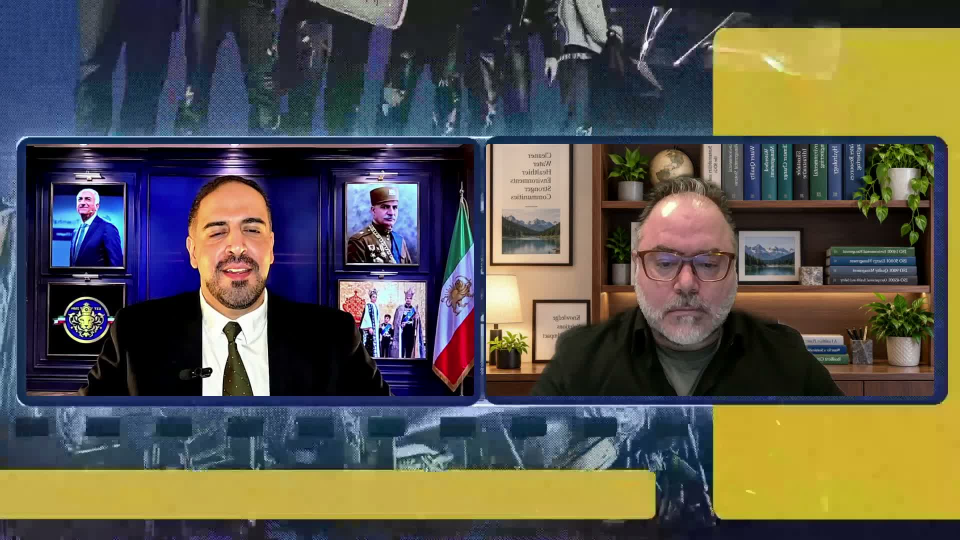
#> input picture data/tmp_q01_frames/frame_1.jpg, 1920 x 1080 px (shown at 1/2 size)
$ python -i cover_color.py   (imports and definitions only)
#> lines starting #> are read from the running program, lines starting #| are printed output that depends on the picture; after the words box and inside, x2 and y2 are one past the last pixel; in counts of white or black regions, pixels touching at a corner belong together
#> in write_background_recolor_mask, template is the input picture: shape (1080, 1920, 3); mean B, G, R 76.8, 85.6, 88.5
"""Procedural cover background color. Logos, gold, and branding stay protected.

Randomization happens only when a production cover is first created.
Later regenerations reuse the locked color in that Reel's cover JSON.
"""
from __future__ import annotations

import colorsys
import math
import random
from datetime import datetime, timezone
from pathlib import Path

import cv2
import numpy as np

from .utils import read_json, write_json

DEFAULT_SATURATION = (0.35, 0.70)
DEFAULT_LIGHTNESS = (0.18, 0.38)
HUE_MIN_DISTANCE_DEG = 28.0
RGB_MIN_DISTANCE = 48.0
HISTORY_LOOKBACK = 5
MAX_ATTEMPTS = 80

# OpenCV HLS: H in [0, 180], L/S in [0, 255]
_GOLD_HSV_LO = (8, 40, 70)
_GOLD_HSV_HI = (42, 255, 255)


class CoverColorError(ValueError):
    """Procedural background color could not be generated or applied."""


def color_history_path(root: Path) -> Path:
    return Path(root) / "data" / "cover_color_history.json"


def default_mask_path(root: Path) -> Path:
    return Path(root) / "assets" / "covers" / "default" / "background_recolor_mask.png"


def _now_iso() -> str:
    return datetime.now(timezone.utc).replace(microsecond=0).isoformat()


def hsl_to_rgb(h: float, s: float, l: float) -> tuple[int, int, int]:
    r, g, b = colorsys.hls_to_rgb(h / 360.0, l, s)
    return int(round(r * 255)), int(round(g * 255)), int(round(b * 255))


def rgb_to_hex(rgb: tuple[int, int, int]) -> str:
    return "#{:02X}{:02X}{:02X}".format(*rgb)


def hue_distance_deg(h1: float, h2: float) -> float:
    d = abs(float(h1) - float(h2)) % 360.0
    return min(d, 360.0 - d)


def rgb_distance(a: tuple[int, int, int], b: tuple[int, int, int]) -> float:
    return math.sqrt(sum((float(x) - float(y)) ** 2 for x, y in zip(a, b)))


# [54 lines left out: functions colors_too_similar, color_payload, generate_procedural_color, load_color_history, not called in this run]


def recent_cover_colors(history: dict, n: int = HISTORY_LOOKBACK) -> list[dict]:
    covers = [c for c in (history.get("covers") or []) if isinstance(c, dict) and c.get("hsl") and c.get("rgb")]
    return covers[-n:]


# [52 lines left out: functions append_color_history, locked_color_from_cover_json, resolve_cover_background, not called in this run]


def _logo_boxes_template_space(template_w: int, template_h: int) -> list[tuple[int, int, int, int]]:
    sx = template_w / 1080.0
    sy = template_h / 1920.0
    boxes = [(24, 24, 240, 200), (800, 24, 256, 190)]
    out = []
    for x, y, w, h in boxes:
        out.append((
            max(0, int(round(x * sx))),
            max(0, int(round(y * sy))),
            max(1, int(round(w * sx))),
            max(1, int(round(h * sy))),
        ))
    return out


def build_background_recolor_mask(template_bgr: np.ndarray) -> np.ndarray:
    """White = recolor background/artwork. Black = protect logos, gold, branding."""
    h, w = template_bgr.shape[:2]
    recolor = np.full((h, w), 255, dtype=np.uint8)
    hsv = cv2.cvtColor(template_bgr, cv2.COLOR_BGR2HSV)
#> hsv: shape (1080, 1920, 3); mean H, S, V 73.2, 130.8, 111
    gold = cv2.inRange(hsv, _GOLD_HSV_LO, _GOLD_HSV_HI)
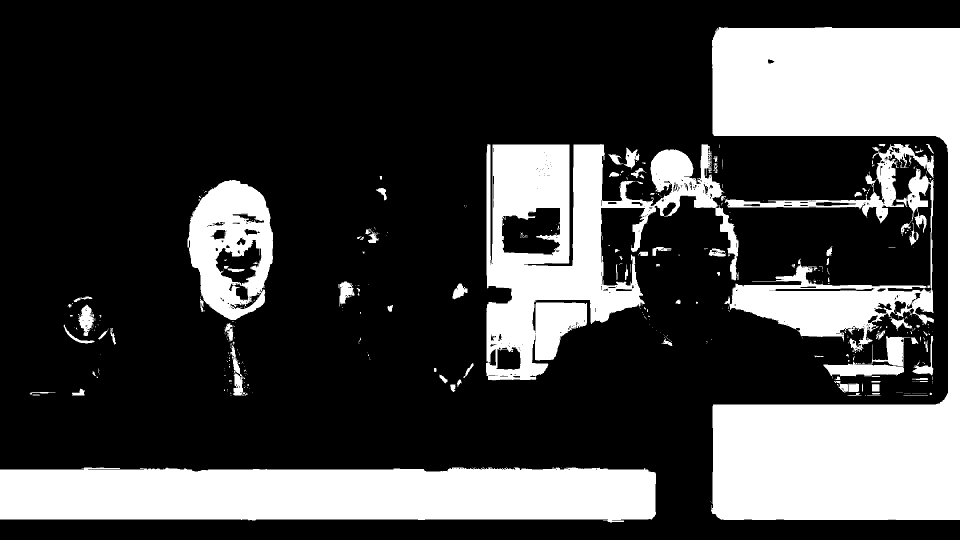
#> gold: shape (1080, 1920) (shown at 1/2 size); 27% white; 479 white regions (384 under 20 px), largest, box (x1, y1, x2, y2) and area: (1422, 54, 1920, 1040) 234248, (0, 935, 1312, 1045) 131982, (972, 288, 1476, 761) 101826
    # Thin bright gold strokes / sparkles
    bright_gold = cv2.inRange(hsv, (8, 20, 160), (50, 255, 255))
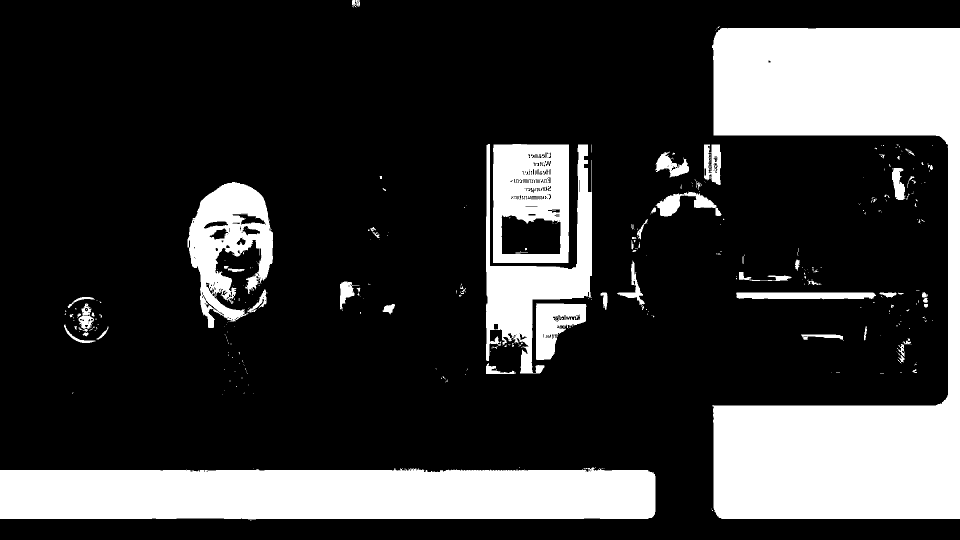
#> bright_gold: shape (1080, 1920) (shown at 1/2 size); 22.6% white; 378 white regions (309 under 20 px), largest, box (x1, y1, x2, y2) and area: (1424, 56, 1920, 1038) 230969, (0, 935, 1311, 1039) 128047, (972, 288, 1184, 747) 30388
    protect = cv2.bitwise_or(gold, bright_gold)
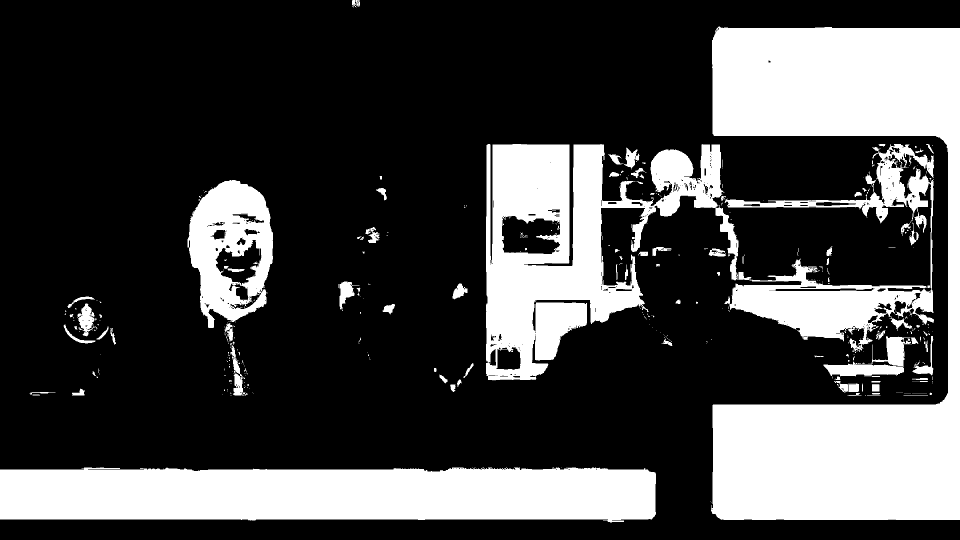
#> protect: shape (1080, 1920) (shown at 1/2 size); 27.5% white; 477 white regions (383 under 20 px), largest, box (x1, y1, x2, y2) and area: (1422, 52, 1920, 1040) 234324, (0, 935, 1312, 1045) 132084, (972, 288, 1476, 761) 107377
    kernel = cv2.getStructuringElement(cv2.MORPH_ELLIPSE, (3, 3))
    protect = cv2.dilate(protect, kernel, iterations=1)
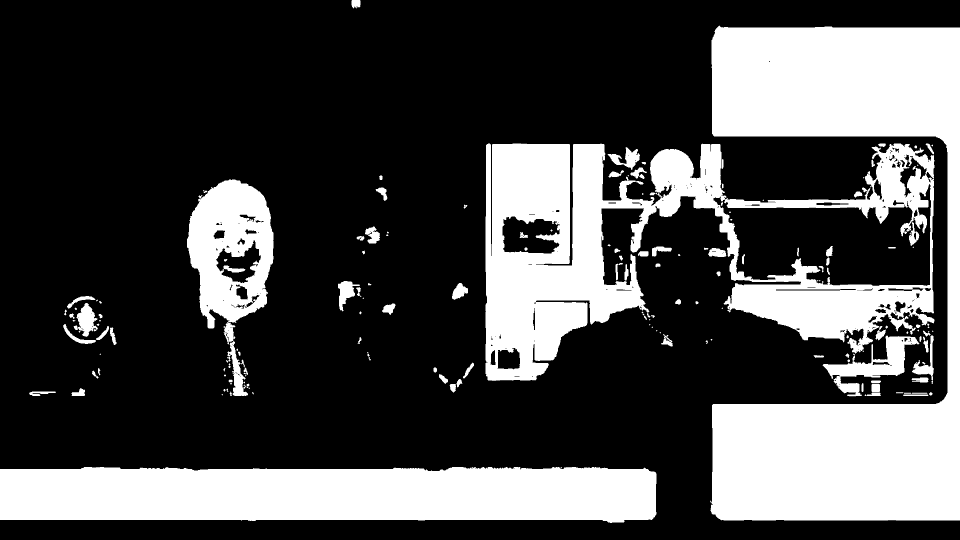
#> protect: shape (1080, 1920) (shown at 1/2 size); 29% white; 169 white regions (63 under 20 px), largest, box (x1, y1, x2, y2) and area: (1420, 51, 1920, 1041) 237234, (971, 287, 1869, 762) 168348, (0, 934, 1313, 1046) 135051
    recolor[protect > 0] = 0
    for x, y, bw, bh in _logo_boxes_template_space(w, h):
        recolor[y:y + bh, x:x + bw] = 0
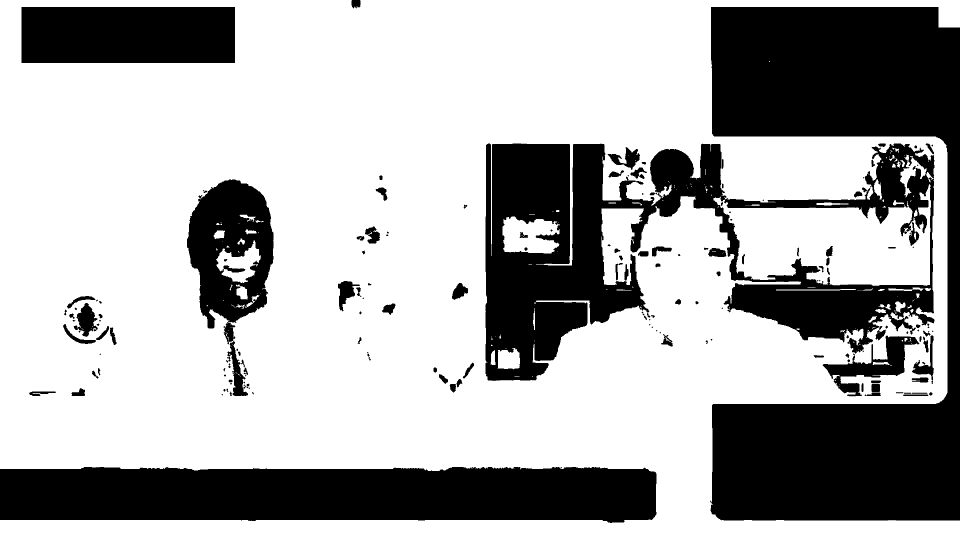
#> recolor: shape (1080, 1920) (shown at 1/2 size); 67.8% white; 170 black regions (63 under 20 px), largest, box (x1, y1, x2, y2) and area: (1420, 14, 1920, 1041) 256018, (971, 287, 1869, 762) 168348, (0, 934, 1313, 1046) 135051
    return recolor


def write_background_recolor_mask(template_path: Path, output_path: Path) -> Path:
    template = cv2.imread(str(template_path), cv2.IMREAD_COLOR)
    if template is None:
        raise CoverColorError(f"Could not read cover template: {template_path}")
    mask = build_background_recolor_mask(template)
    output_path = Path(output_path)
    output_path.parent.mkdir(parents=True, exist_ok=True)
    ok = cv2.imwrite(str(output_path), mask)
    if not ok:
        raise CoverColorError(f"Failed to write {output_path}")
    return output_path


# [29 lines left out: functions load_recolor_mask, apply_background_recolor, not called in this run]

>>> result = write_background_recolor_mask('../data/tmp_q01_frames/frame_1.jpg', 'out.png')

$ run again, on data/tmp_q01_frames/frame_2.jpg
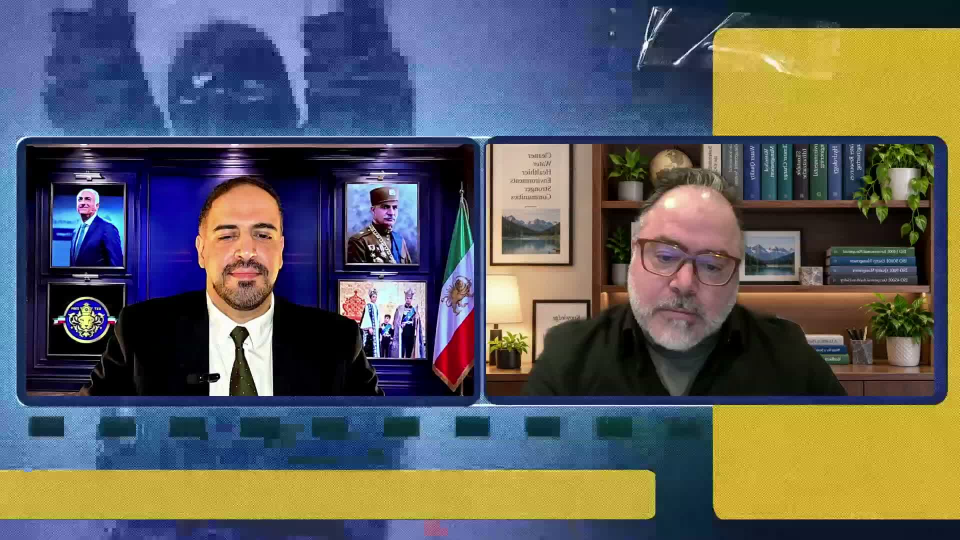
#> input picture data/tmp_q01_frames/frame_2.jpg, 1920 x 1080 px (shown at 1/2 size)
#> in write_background_recolor_mask, template is the input picture: shape (1080, 1920, 3); mean B, G, R 93.7, 93.2, 93.2
#> hsv: shape (1080, 1920, 3); mean H, S, V 75.4, 146.1, 128.6
#> in build_background_recolor_mask, `gold = cv2.inRange(hsv, _GOLD_HSV_LO, _GOLD_HSV_HI)`:
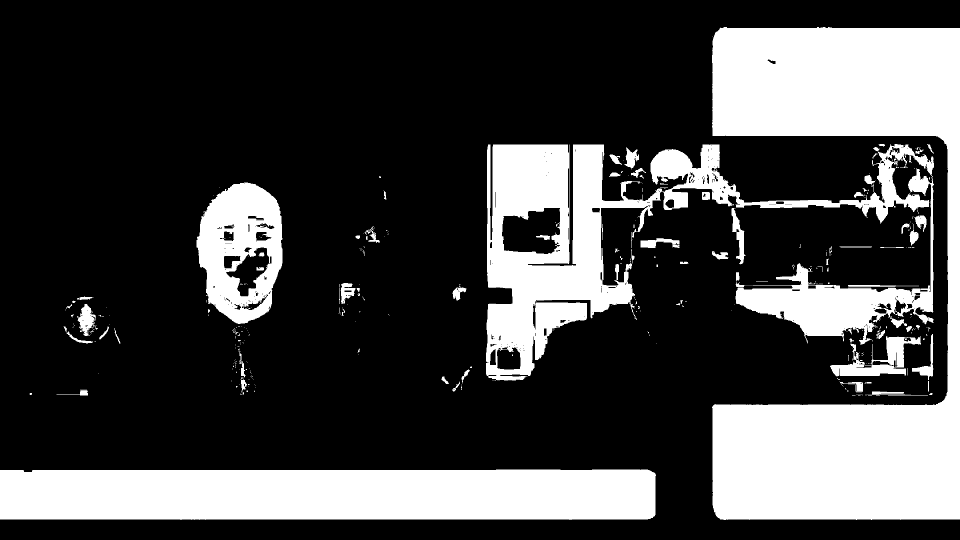
#> gold: shape (1080, 1920) (shown at 1/2 size); 26.5% white; 426 white regions (345 under 20 px), largest, box (x1, y1, x2, y2) and area: (1424, 54, 1920, 1040) 234045, (0, 939, 1312, 1040) 129879, (972, 288, 1868, 761) 105021
#> bright_gold: shape (1080, 1920); 22.4% white; 327 white regions (257 under 20 px), largest, box (x1, y1, x2, y2) and area: (1425, 56, 1920, 1039) 231689, (0, 939, 1311, 1038) 126947, (972, 288, 1184, 747) 29565
#> after the loop in build_background_recolor_mask, `for x, y, bw, bh in _logo_boxes_template_space(w, h):`:
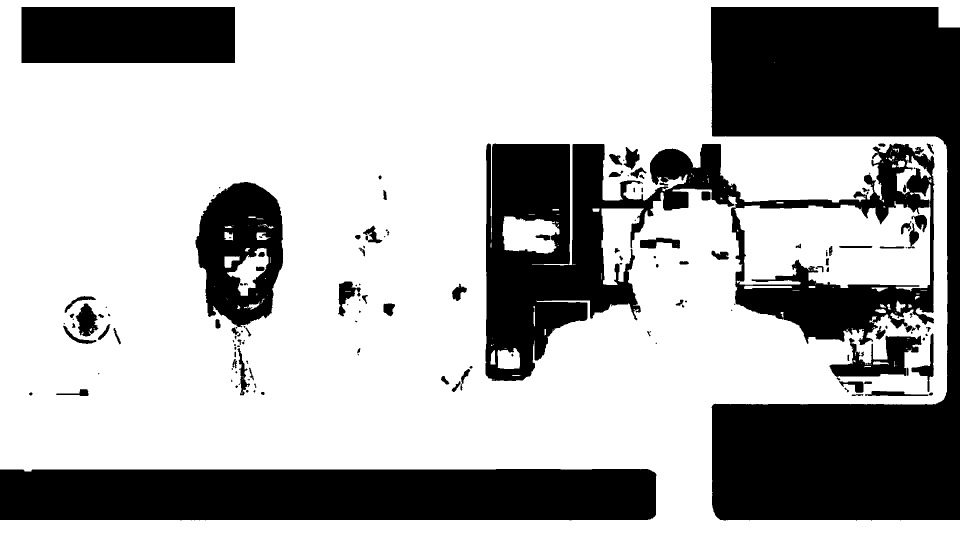
#> recolor: shape (1080, 1920) (shown at 1/2 size); 68.5% white; 152 black regions (54 under 20 px), largest, box (x1, y1, x2, y2) and area: (1422, 14, 1920, 1041) 255872, (971, 287, 1869, 762) 156239, (0, 938, 1313, 1041) 132592

$ run again, on data/tmp_q01_frames/frame_3.jpg
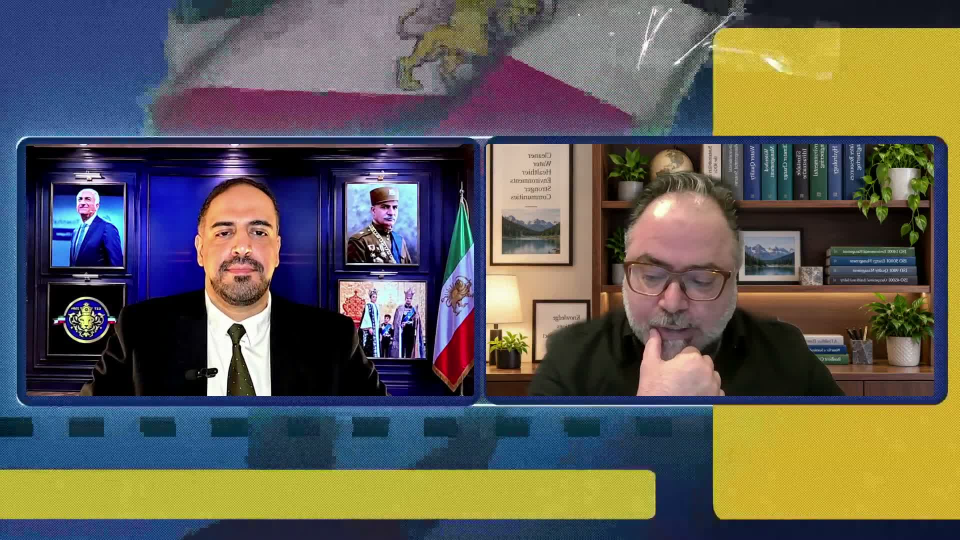
#> input picture data/tmp_q01_frames/frame_3.jpg, 1920 x 1080 px (shown at 1/2 size)
#> in write_background_recolor_mask, template is the input picture: shape (1080, 1920, 3); mean B, G, R 85.9, 92.9, 96.3
#> hsv: shape (1080, 1920, 3); mean H, S, V 75.8, 135.7, 121.8
#> in build_background_recolor_mask, `gold = cv2.inRange(hsv, _GOLD_HSV_LO, _GOLD_HSV_HI)`:
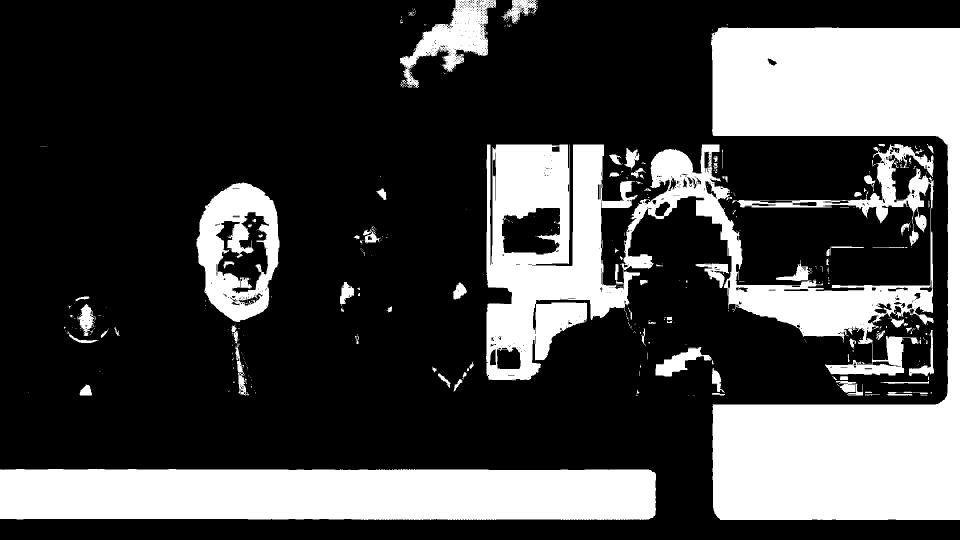
#> gold: shape (1080, 1920) (shown at 1/2 size); 27.6% white; 520 white regions (425 under 20 px), largest, box (x1, y1, x2, y2) and area: (1422, 55, 1920, 1040) 234292, (972, 288, 1867, 761) 148595, (0, 938, 1312, 1040) 130477
#> bright_gold: shape (1080, 1920); 22.4% white; 573 white regions (504 under 20 px), largest, box (x1, y1, x2, y2) and area: (1421, 56, 1920, 1038) 230858, (0, 939, 1311, 1038) 125486, (972, 288, 1184, 747) 30012
#> after the loop in build_background_recolor_mask, `for x, y, bw, bh in _logo_boxes_template_space(w, h):`:
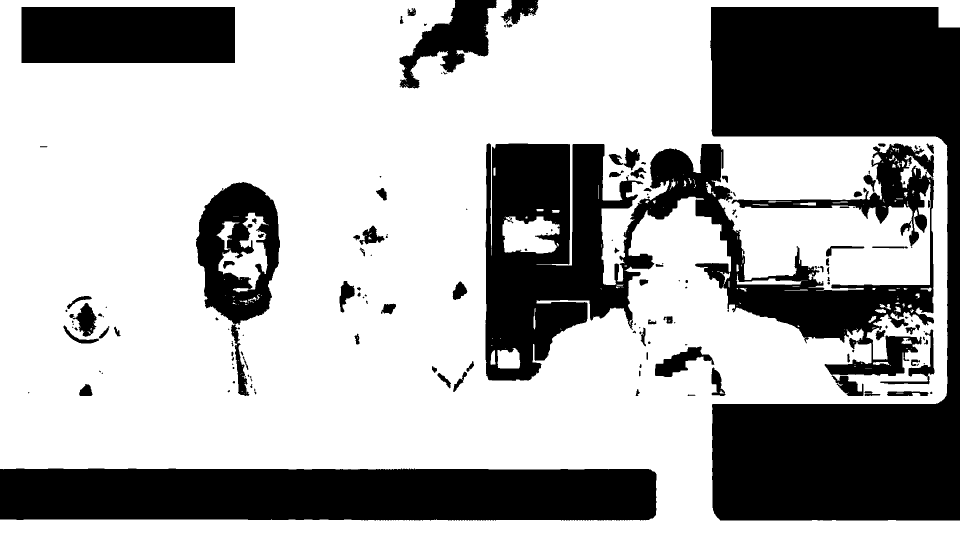
#> recolor: shape (1080, 1920) (shown at 1/2 size); 67.1% white; 155 black regions (55 under 20 px), largest, box (x1, y1, x2, y2) and area: (1420, 14, 1920, 1041) 256083, (971, 287, 1868, 762) 175886, (0, 937, 1313, 1041) 133188
